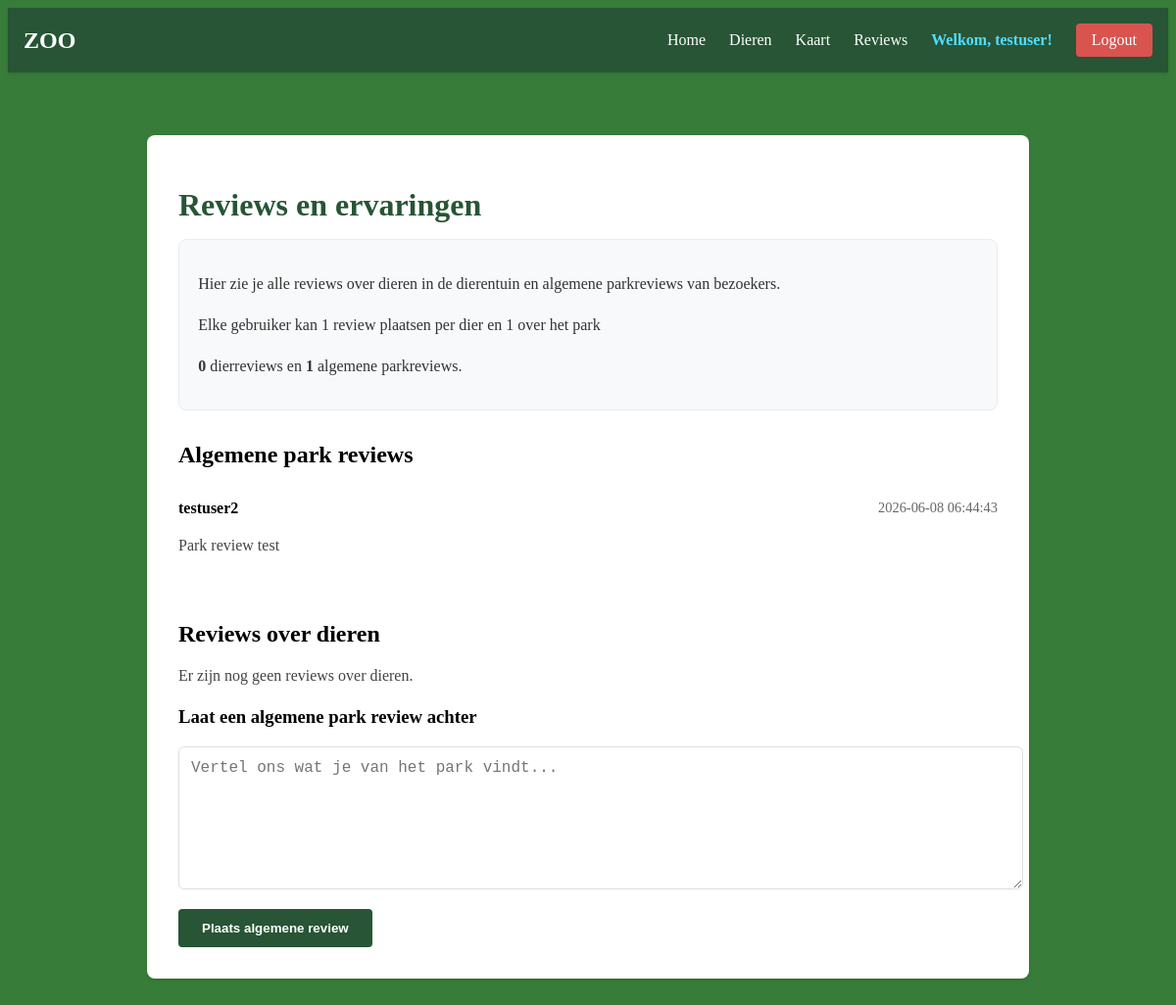
The app's page /reviews (signed in) with its own data.
### tables this page shows
CREATE TABLE PARK_REVIEWS (
        id INTEGER PRIMARY KEY AUTOINCREMENT,
        user_id INTEGER NOT NULL,
        review TEXT NOT NULL,
        created_at TEXT NOT NULL DEFAULT CURRENT_TIMESTAMP,
        FOREIGN KEY (user_id) REFERENCES USERS(id)
    );

CREATE TABLE USERS (
    id INTEGER PRIMARY KEY AUTOINCREMENT,
    username TEXT UNIQUE NOT NULL,
    password TEXT NOT NULL
);

### app.py (the view, shortened to what this page needs)
@app.route("/reviews", methods=["GET", "POST"])
def reviews():
    error = None
    animal_reviews = db.execute(
        "SELECT REVIEWS.id AS review_id, REVIEWS.review, REVIEWS.created_at, REVIEWS.user_id, USERS.username, DIEREN.naam AS dier_naam "
        "FROM REVIEWS "
        "JOIN USERS ON REVIEWS.user_id = USERS.id "
        "JOIN DIEREN ON REVIEWS.dier_id = DIEREN.id "
        "ORDER BY REVIEWS.created_at DESC"
    )
    park_reviews = db.execute(
        "SELECT PARK_REVIEWS.id AS review_id, PARK_REVIEWS.review, PARK_REVIEWS.created_at, PARK_REVIEWS.user_id, USERS.username "
        "FROM PARK_REVIEWS "
        "JOIN USERS ON PARK_REVIEWS.user_id = USERS.id "
        "ORDER BY PARK_REVIEWS.created_at DESC"
    )
    return render_template("reviews.html", animal_reviews=animal_reviews, park_reviews=park_reviews, error=error)

### templates/reviews.html (shortened to what this page needs)
{% extends "layout.html" %}
{% block content %}
<div class="dier-container">
    <div class="dier-content">
        <h1>Reviews en ervaringen</h1>
        <div class="reviews-summary">
            <p>Hier zie je alle reviews over dieren in de dierentuin en algemene parkreviews van bezoekers.</p>
            <p>Elke gebruiker kan 1 review plaatsen per dier en 1 over het park</p>
            <p><strong>{{ animal_reviews | length }}</strong> dierreviews en <strong>{{ park_reviews | length }}</strong> algemene parkreviews.</p>
        </div>
        <section class="review-group">
            <h2>Algemene park reviews</h2>
            {% if park_reviews and park_reviews | length > 0 %}
                <ul class="review-list">
                    {% for review in park_reviews %}
                        <li class="review-item">
                            <div class="review-header">
                                <strong>{{ review.username }}</strong>
                                <span class="review-date">{{ review.created_at }}</span>
                            </div>
                            <p>{{ review.review }}</p>
                        </li>
                    {% endfor %}
                </ul>
            {% else %}
                <p>Er zijn nog geen algemene parkreviews. Wees de eerste!</p>
            {% endif %}
        </section>
        <section class="review-group">
            <h2>Reviews over dieren</h2>
            {% if animal_reviews and animal_reviews | length > 0 %}
                <ul class="review-list">
                    {% for review in animal_reviews %}
                        <li class="review-item">
                            <div class="review-header">
                                <strong>{{ review.username }}</strong>
                                <span class="review-date">{{ review.created_at }}</span>
                            </div>
                            <p><strong>Dier:</strong> <a href="/dier/{{ review.dier_naam }}">{{ review.dier_naam }}</a></p>
                            <p>{{ review.review }}</p>
                            {% if session.get('user_id') == review.user_id %}
                                <form method="post" action="/reviews/animal/delete" class="review-delete-form">
                                    <input type="hidden" name="review_id" value="{{ review.review_id }}">
                                    <button type="submit" class="delete-review-button">Verwijder review</button>
                                </form>
                            {% endif %}
                        </li>
                    {% endfor %}
                </ul>
            {% else %}
                <p>Er zijn nog geen reviews over dieren.</p>
            {% endif %}
        </section>
        <div class="review-form-container">
            {% if session.get('user_id') %}
                <h3>Laat een algemene park review achter</h3>
                <form method="post">
                    <textarea name="review" rows="5" placeholder="Vertel ons wat je van het park vindt..." required></textarea>
                    <button type="submit">Plaats algemene review</button>
                </form>
            {% else %}
                <p><a href="/login">Log in</a> om een algemene park review te plaatsen.</p>
            {% endif %}
        </div>
    </div>
</div>
{% endblock %}

### static/style.css (style rules this page uses)
body { background-color: rgb(55, 125, 57); }
.dier-container { max-width: 900px; margin: 0 auto; padding: 2rem; }
.dier-content { background-color: white; padding: 2rem; border-radius: 8px; box-shadow: 0 2px 4px rgba(0,0,0,0.1); }
.dier-content h1 { color: rgb(39, 85, 53); margin-bottom: 1rem; }
.dier-content p { color: #333; line-height: 1.6; }
.review-list { list-style: none; padding: 0; margin: 1rem 0; }
.review-item { padding: 1rem 0; border-bottom: 1px solid #eee; }
.review-item:last-child { border-bottom: none; }
.review-header { display: flex; justify-content: space-between; gap: 1rem; margin-bottom: 0.5rem; flex-wrap: wrap; }
.review-date { color: #666; font-size: 0.9rem; }
.review-form-container textarea { width: 100%; min-height: 120px; padding: 0.75rem; border: 1px solid #ddd; border-radius: 6px; resize: vertical; font-size: 1rem; margin-bottom: 1rem; }
.review-form-container button { padding: 0.75rem 1.5rem; background-color: rgb(39, 85, 53); color: white; border: none; border-radius: 4px; cursor: pointer; font-weight: 600; transition: background-color 0.3s ease; }
.reviews-summary { background-color: #f8f9fa; padding: 1rem 1.2rem; border-radius: 8px; margin-bottom: 1.5rem; border: 1px solid #e9ecef; }
.review-group { margin-top: 2rem; }
.review-group h2 { margin-bottom: 0.75rem; }
.review-group p { color: #444; line-height: 1.6; }

### records on screen
PARK_REVIEWS: username "testuser2", created_at "2026-06-08 06:44:43", review "Park review test"

### other values on screen
{{ session['username'] }} "testuser"
{{ animal_reviews | length }} "0"
{{ park_reviews | length }} "1"
